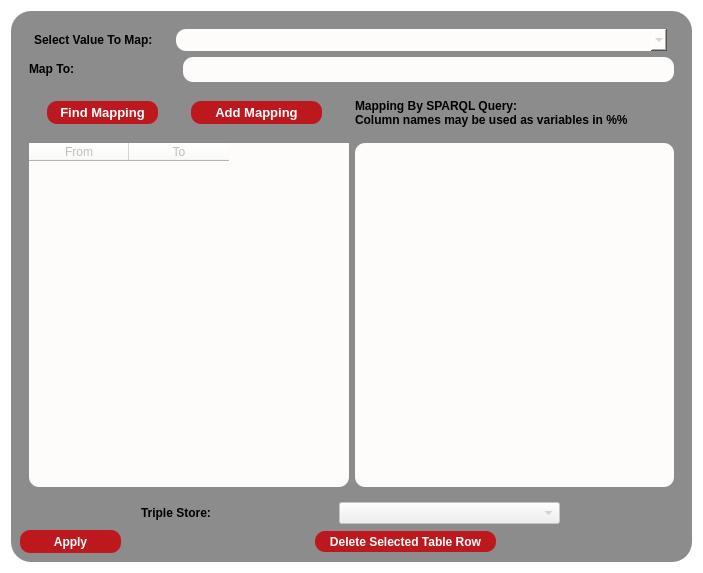
<?xml version="1.0" encoding="UTF-8"?>
<ui version="4.0">
 <class>ValueMappingDialog</class>
 <widget class="QDialog" name="ValueMappingDialog">
  <property name="geometry">
   <rect>
    <x>0</x>
    <y>0</y>
    <width>699</width>
    <height>569</height>
   </rect>
  </property>
  <property name="windowTitle">
   <string>Dialog</string>
  </property>
  <property name="styleSheet">
   <string notr="true">QObject#ValueMappingDialog{
	background-color: rgb(255, 255, 255);}
</string>
  </property>
  <layout class="QGridLayout" name="gridLayout_3">
   <item row="0" column="0">
    <widget class="QFrame" name="frame">
     <property name="minimumSize">
      <size>
       <width>681</width>
       <height>551</height>
      </size>
     </property>
     <property name="styleSheet">
      <string notr="true">QObject#frame{
	background-color: rgb(140, 140, 140);
	
Border-radius:20px;}
</string>
     </property>
     <property name="frameShape">
      <enum>QFrame::StyledPanel</enum>
     </property>
     <property name="frameShadow">
      <enum>QFrame::Raised</enum>
     </property>
     <layout class="QGridLayout" name="gridLayout_4">
      <item row="0" column="0">
       <widget class="QWidget" name="widget" native="true">
        <layout class="QGridLayout" name="gridLayout">
         <item row="0" column="0">
          <layout class="QHBoxLayout" name="horizontalLayout_2">
           <item>
            <widget class="QLabel" name="cboxlabel">
             <property name="minimumSize">
              <size>
               <width>131</width>
               <height>16</height>
              </size>
             </property>
             <property name="maximumSize">
              <size>
               <width>131</width>
               <height>16</height>
              </size>
             </property>
             <property name="font">
              <font>
               <pointsize>9</pointsize>
               <weight>75</weight>
               <bold>true</bold>
              </font>
             </property>
             <property name="styleSheet">
              <string notr="true">color:rgb(0, 0, 0);</string>
             </property>
             <property name="text">
              <string>Select Value To Map:</string>
             </property>
            </widget>
           </item>
           <item>
            <widget class="QComboBox" name="cbox">
             <property name="enabled">
              <bool>false</bool>
             </property>
             <property name="minimumSize">
              <size>
               <width>491</width>
               <height>22</height>
              </size>
             </property>
             <property name="maximumSize">
              <size>
               <width>491</width>
               <height>22</height>
              </size>
             </property>
             <property name="cursor">
              <cursorShape>PointingHandCursor</cursorShape>
             </property>
             <property name="styleSheet">
              <string notr="true">border-radius:10px;

border-color:rgb(45, 45, 45);

background-color: rgb(253, 252, 250);

selection-background-color: rgb(255, 255, 255);
selection-color:rgb(0, 81, 135);</string>
             </property>
            </widget>
           </item>
          </layout>
         </item>
         <item row="1" column="0">
          <layout class="QHBoxLayout" name="horizontalLayout_3">
           <item>
            <widget class="QLabel" name="maptolabel">
             <property name="minimumSize">
              <size>
               <width>50</width>
               <height>16</height>
              </size>
             </property>
             <property name="maximumSize">
              <size>
               <width>50</width>
               <height>16</height>
              </size>
             </property>
             <property name="font">
              <font>
               <pointsize>9</pointsize>
               <weight>75</weight>
               <bold>true</bold>
              </font>
             </property>
             <property name="styleSheet">
              <string notr="true">color:rgb(0, 0, 0);</string>
             </property>
             <property name="text">
              <string>Map To:</string>
             </property>
            </widget>
           </item>
           <item>
            <spacer name="horizontalSpacer_3">
             <property name="orientation">
              <enum>Qt::Horizontal</enum>
             </property>
             <property name="sizeHint" stdset="0">
              <size>
               <width>40</width>
               <height>20</height>
              </size>
             </property>
            </spacer>
           </item>
           <item>
            <widget class="QLineEdit" name="foundClass">
             <property name="enabled">
              <bool>false</bool>
             </property>
             <property name="minimumSize">
              <size>
               <width>491</width>
               <height>25</height>
              </size>
             </property>
             <property name="maximumSize">
              <size>
               <width>491</width>
               <height>25</height>
              </size>
             </property>
             <property name="styleSheet">
              <string notr="true">border-radius:10px;

border-color:rgb(45, 45, 45);

background-color: rgb(253, 252, 250);</string>
             </property>
            </widget>
           </item>
          </layout>
         </item>
        </layout>
       </widget>
      </item>
      <item row="1" column="0">
       <layout class="QHBoxLayout" name="horizontalLayout_4">
        <item>
         <widget class="QPushButton" name="findMappingButton">
          <property name="enabled">
           <bool>false</bool>
          </property>
          <property name="minimumSize">
           <size>
            <width>111</width>
            <height>23</height>
           </size>
          </property>
          <property name="maximumSize">
           <size>
            <width>111</width>
            <height>23</height>
           </size>
          </property>
          <property name="font">
           <font>
            <pointsize>10</pointsize>
            <weight>75</weight>
            <bold>true</bold>
           </font>
          </property>
          <property name="styleSheet">
           <string notr="true">background-color:rgb(189, 24, 29);
border-radius:10px;
color: rgb(255, 255, 255);
</string>
          </property>
          <property name="text">
           <string>Find Mapping</string>
          </property>
         </widget>
        </item>
        <item>
         <widget class="QPushButton" name="addMappingButton">
          <property name="enabled">
           <bool>false</bool>
          </property>
          <property name="minimumSize">
           <size>
            <width>131</width>
            <height>23</height>
           </size>
          </property>
          <property name="maximumSize">
           <size>
            <width>131</width>
            <height>23</height>
           </size>
          </property>
          <property name="font">
           <font>
            <pointsize>10</pointsize>
            <weight>75</weight>
            <bold>true</bold>
           </font>
          </property>
          <property name="styleSheet">
           <string notr="true">background-color:rgb(189, 24, 29);
border-radius:10px;
color: rgb(255, 255, 255);
</string>
          </property>
          <property name="text">
           <string>Add Mapping</string>
          </property>
         </widget>
        </item>
        <item>
         <widget class="QLabel" name="sparqlLabel">
          <property name="minimumSize">
           <size>
            <width>301</width>
            <height>31</height>
           </size>
          </property>
          <property name="maximumSize">
           <size>
            <width>301</width>
            <height>31</height>
           </size>
          </property>
          <property name="font">
           <font>
            <pointsize>9</pointsize>
            <weight>75</weight>
            <bold>true</bold>
           </font>
          </property>
          <property name="styleSheet">
           <string notr="true">color:rgb(0, 0, 0);</string>
          </property>
          <property name="text">
           <string>Mapping By SPARQL Query:
Column names may be used as variables in %%</string>
          </property>
         </widget>
        </item>
       </layout>
      </item>
      <item row="2" column="0">
       <widget class="QWidget" name="widget_2" native="true">
        <layout class="QGridLayout" name="gridLayout_2">
         <item row="0" column="0">
          <widget class="QTableWidget" name="valmaptable">
           <property name="enabled">
            <bool>false</bool>
           </property>
           <property name="minimumSize">
            <size>
             <width>300</width>
             <height>300</height>
            </size>
           </property>
           <property name="styleSheet">
            <string notr="true">border-radius:10px;

background-color: rgb(253, 252, 250);</string>
           </property>
           <column>
            <property name="text">
             <string>From</string>
            </property>
           </column>
           <column>
            <property name="text">
             <string>To</string>
            </property>
           </column>
          </widget>
         </item>
         <item row="0" column="1">
          <widget class="QPlainTextEdit" name="queryedit">
           <property name="minimumSize">
            <size>
             <width>310</width>
             <height>300</height>
            </size>
           </property>
           <property name="styleSheet">
            <string notr="true">border-radius:10px;

background-color: rgb(253, 252, 250);</string>
           </property>
          </widget>
         </item>
        </layout>
       </widget>
      </item>
      <item row="3" column="0">
       <layout class="QHBoxLayout" name="horizontalLayout_5">
        <item>
         <widget class="QLabel" name="maptolabel_2">
          <property name="minimumSize">
           <size>
            <width>71</width>
            <height>16</height>
           </size>
          </property>
          <property name="maximumSize">
           <size>
            <width>71</width>
            <height>16</height>
           </size>
          </property>
          <property name="font">
           <font>
            <pointsize>9</pointsize>
            <weight>75</weight>
            <bold>true</bold>
           </font>
          </property>
          <property name="styleSheet">
           <string notr="true">color:rgb(0, 0, 0);</string>
          </property>
          <property name="text">
           <string>Triple Store:</string>
          </property>
         </widget>
        </item>
        <item>
         <widget class="QComboBox" name="tripleStoreEdit">
          <property name="enabled">
           <bool>false</bool>
          </property>
          <property name="minimumSize">
           <size>
            <width>221</width>
            <height>22</height>
           </size>
          </property>
          <property name="maximumSize">
           <size>
            <width>221</width>
            <height>22</height>
           </size>
          </property>
         </widget>
        </item>
       </layout>
      </item>
      <item row="4" column="0">
       <layout class="QHBoxLayout" name="horizontalLayout">
        <item>
         <widget class="QPushButton" name="applyButton">
          <property name="minimumSize">
           <size>
            <width>101</width>
            <height>23</height>
           </size>
          </property>
          <property name="maximumSize">
           <size>
            <width>101</width>
            <height>23</height>
           </size>
          </property>
          <property name="font">
           <font>
            <pointsize>9</pointsize>
            <weight>75</weight>
            <bold>true</bold>
           </font>
          </property>
          <property name="cursor">
           <cursorShape>PointingHandCursor</cursorShape>
          </property>
          <property name="styleSheet">
           <string notr="true">background-color:rgb(189, 24, 29);
border-radius:10px;
color: rgb(255, 255, 255);
</string>
          </property>
          <property name="text">
           <string>Apply</string>
          </property>
         </widget>
        </item>
        <item>
         <spacer name="horizontalSpacer">
          <property name="orientation">
           <enum>Qt::Horizontal</enum>
          </property>
          <property name="sizeHint" stdset="0">
           <size>
            <width>40</width>
            <height>20</height>
           </size>
          </property>
         </spacer>
        </item>
        <item>
         <widget class="QPushButton" name="deleteRowButton">
          <property name="minimumSize">
           <size>
            <width>181</width>
            <height>21</height>
           </size>
          </property>
          <property name="maximumSize">
           <size>
            <width>181</width>
            <height>21</height>
           </size>
          </property>
          <property name="font">
           <font>
            <pointsize>9</pointsize>
            <weight>75</weight>
            <bold>true</bold>
           </font>
          </property>
          <property name="cursor">
           <cursorShape>PointingHandCursor</cursorShape>
          </property>
          <property name="styleSheet">
           <string notr="true">background-color:rgb(189, 24, 29);
border-radius:10px;
color: rgb(255, 255, 255);
</string>
          </property>
          <property name="text">
           <string>Delete Selected Table Row</string>
          </property>
         </widget>
        </item>
        <item>
         <spacer name="horizontalSpacer_2">
          <property name="orientation">
           <enum>Qt::Horizontal</enum>
          </property>
          <property name="sizeHint" stdset="0">
           <size>
            <width>40</width>
            <height>20</height>
           </size>
          </property>
         </spacer>
        </item>
       </layout>
      </item>
     </layout>
    </widget>
   </item>
  </layout>
 </widget>
 <resources/>
 <connections/>
</ui>
